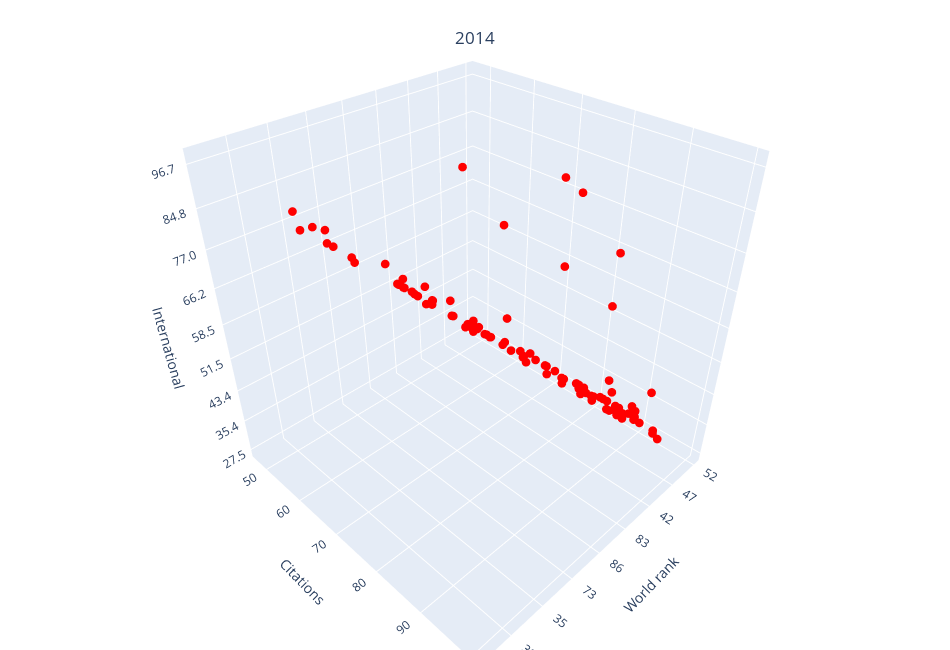

Notebook code cell kept with this figure:
### Code cell
# 2014

df =df_2014
fig=go.Figure(
    go.Scatter3d(
        x=df['world_rank'],
        z=df['international'],
        y=df['citations'],
        mode='markers',
        marker=dict(
            size=3,
            color='red'
        )
    )
)

fig.update_layout(
    title = {
         'text': "2014",
         'y':0.95, 
         'x':0.5,
         'xanchor': 'center',
         'yanchor': 'top',
        },

    width=950,
    height=650,
    margin =dict(
        l=0,
        r=0,
        b=0,
        t=00
    ),
    scene = dict(
        xaxis = dict(
            title='World rank'),
        yaxis = dict(
            title='Citations'),
        zaxis = dict(
            title='International')
        )
)

# show fig
fig.show()

### Figure 1 — Plotly figure (JSON) as saved in the notebook; plotly's stock layout.template omitted (floating-point values rounded to 4 significant figures)
{"data": [{"marker": {"color": "red", "size": 3}, "mode": "markers", "type": "scatter3d", "x": ["52", "88", "44", "78", "23", "46", "30", "49", "60", "56", "22", "47", "88", "40", "93", "52", "97", "16", "29", "40", "80", "27", "50", "25", "70", "80", "50", "42", "12", "90", "59", "74", "85", "18", "17", "95", "100", "63", "83", "98", "52", "94", "19", "55", "8", "11", "24", "83", "67", "61", "9", "86", "15", "6", "62", "45", "68", "33", "87", "96", "1", "2", "73", "65", "65", "28", "13", "92", "4", "20", "36", "69", "79", "80", "57", "35", "77", "91", "63", "43", "58", "34", "39", "32", "5", "31", "72", "38", "70", "7", "98", "21", "2", "76", "74", "48", "10", "26", "14", "37"], "y": [58.2, 86.5, 47.3, 84.4, 69.8, 81.2, 87.2, 79.4, 85.7, 67, 97.1, 90.2, 82.8, 96.7, 89.7, 91.3, 97.3, 95, 79.4, 87.9, 90.8, 91.3, 59.9, 95.6, 81.2, 93.9, 95.3, 96.4, 95.6, 91.8, 79.4, 82, 74.9, 90.8, 96.7, 89.7, 77.8, 89.6, 71.5, 71.1, 81.2, 68.4, 90.8, 83.3, 99.3, 93.5, 93.9, 75, 84.2, 72.9, 98, 64.8, 95, 99.7, 67, 62.8, 76, 99.4, 80.7, 82.3, 99.8, 99.1, 81.2, 87, 99.9, 87.9, 95.6, 79.4, 99.1, 84.5, 76, 47.2, 84.9, 88.2, 72.3, 74.5, 74.1, 65.4, 73.3, 61.5, 77.3, 80.2, 87.6, 69.2, 100, 83.7, 66.6, 87.6, 82.3, 95.7, 65.8, 84.1, 95.4, 67.5, 81.4, 71.2, 90, 66.4, 85, 95.9], "z": ["27.5", "28.6", "29.4", "29.4", "29.6", "31.7", "32.3", "33.7", "33.8", "34.3", "34.4", "35.0", "35.4", "35.6", "36.4", "37.7", "40.5", "40.6", "41.1", "41.8", "42.4", "42.4", "42.6", "43.2", "43.4", "43.4", "44.2", "44.6", "46.4", "47.5", "48.1", "49.2", "49.5", "49.5", "50.0", "50.7", "51.3", "51.5", "52.6", "53.0", "53.7", "54.4", "55.6", "56.3", "57.3", "57.6", "58.1", "58.3", "58.5", "58.6", "58.6", "58.7", "59.3", "59.6", "60.6", "60.6", "61.3", "61.8", "63.1", "65.5", "65.8", "66.2", "66.6", "67.1", "67.7", "67.8", "68.0", "68.0", "68.0", "70.0", "73.2", "74.2", "75.0", "76.8", "77.0", "77.8", "78.3", "78.3", "79.7", "80.3", "80.9", "81.3", "81.5", "81.7", "82.0", "84.2", "84.8", "86.0", "86.1", "86.7", "89.1", "90.2", "90.2", "91.0", "91.1", "91.4", "91.8", "94.3", "96.7", "98.2"]}], "layout": {"height": 650, "margin": {"b": 0, "l": 0, "r": 0, "t": 0}, "scene": {"xaxis": {"title": {"text": "World rank"}}, "yaxis": {"title": {"text": "Citations"}}, "zaxis": {"title": {"text": "International"}}}, "title": {"text": "2014", "x": 0.5, "xanchor": "center", "y": 0.95, "yanchor": "top"}, "width": 950}}
